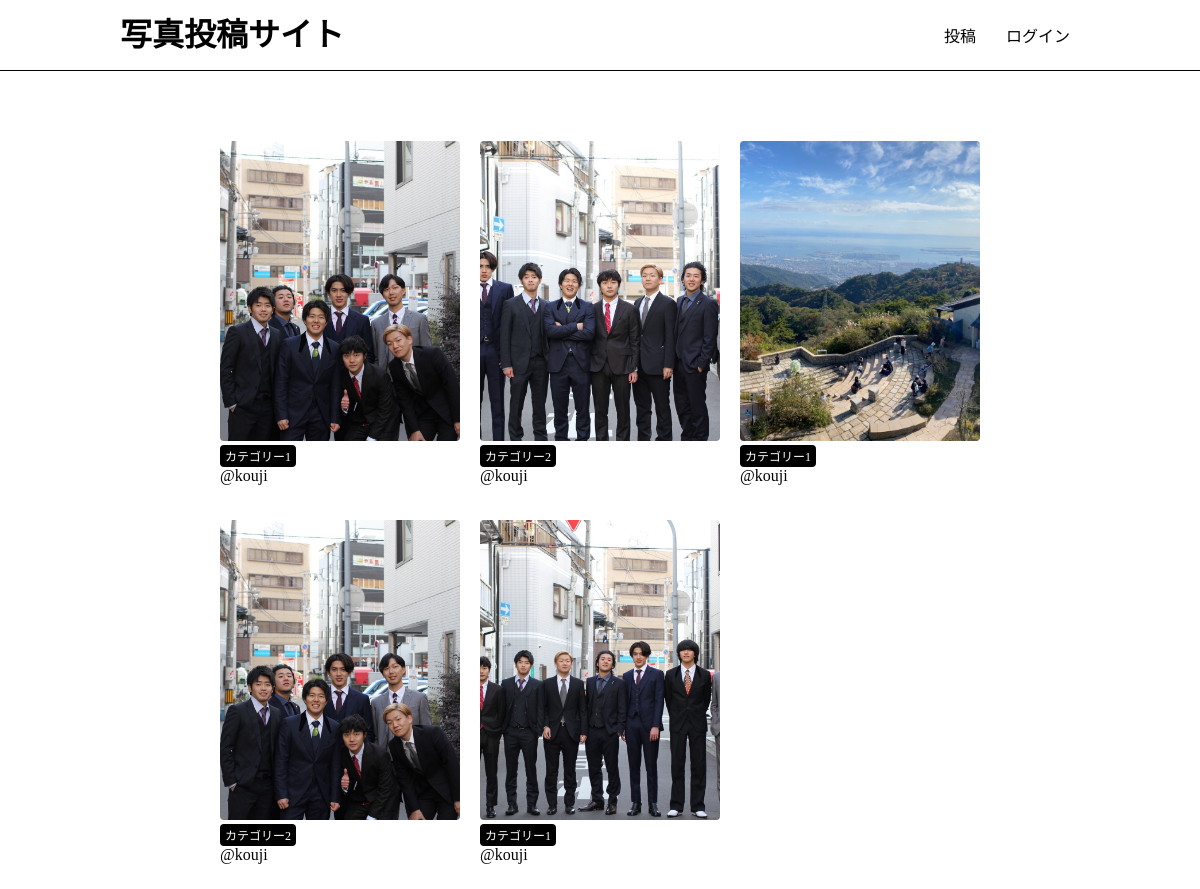
The page / on the database its author committed.
### app/models.py (models this page shows, shortened)
class Photo(models.Model):
    title = models.CharField(max_length=150)
    comment = models.TextField(blank=True)
    image = models.ImageField(upload_to='photos')
    category = models.ForeignKey(Category,on_delete=models.PROTECT)
    user = models.ForeignKey(User, on_delete=models.CASCADE)
    created_at = models.DateTimeField(auto_now=True)

class Category(models.Model):
    title = models.CharField(max_length=20)
    def __str__(self):
       return self.title

### app/views.py (the view)
# urls.py: path('', views.index, name='index'),
def index(request):
    photos = Photo.objects.all().order_by('-created_at')
    return render(request, 'app/index.html',{'photos': photos})

### app/templates/app/index.html (shortened to what this page needs)
{% extends 'app/base.html' %}
{% block content %}
{% include 'app/photos_list.html' %}
{% endblock %}

### app/templates/app/photos_list.html
<div class="photo-container">
{% for photo in photos %}
    <div class="photo">
       <a href="{% url 'app:photos_detail' photo.id %}">
           <img src="{{ photo.image.url }}" class="photo-img">
       </a>
       <div class="photo-info">
           <a href="{% url 'app:photos_category' category=photo.category %}"
              class="category">{{ photo.category }}</a>
           <a href="{% url 'app:users_detail' photo.user.id %}">@{{ photo.user }}</a>
       </div>
    </div>
{% endfor %}
</div>

### static/css/style.css (style rules this page uses)
html, body { margin: 0; }
div { box-sizing: border-box; }
a { text-decoration: none; color: #000; }
.photo { width: calc(100%/3); float: left; padding: 10px; margin-bottom: 15px; }
.photo a { display: block; }
.photo-info .category { display: inline-block; padding: 2px 5px; border-radius: 4px; font-size: 12px; color: #fff; background-color: #000; }
.photo-img { width: 100%; max-width: 500px; height: 300px; object-fit: cover; border-radius: 4px; }

### rows shown on the page
Photo: image (picture), category "カテゴリー1", user "kouji"
Photo: image (picture), category "カテゴリー2", user "kouji"
Photo: image (picture), category "カテゴリー1", user "kouji"
Photo: image (picture), category "カテゴリー2", user "kouji"
Photo: image (picture), category "カテゴリー1", user "kouji"
